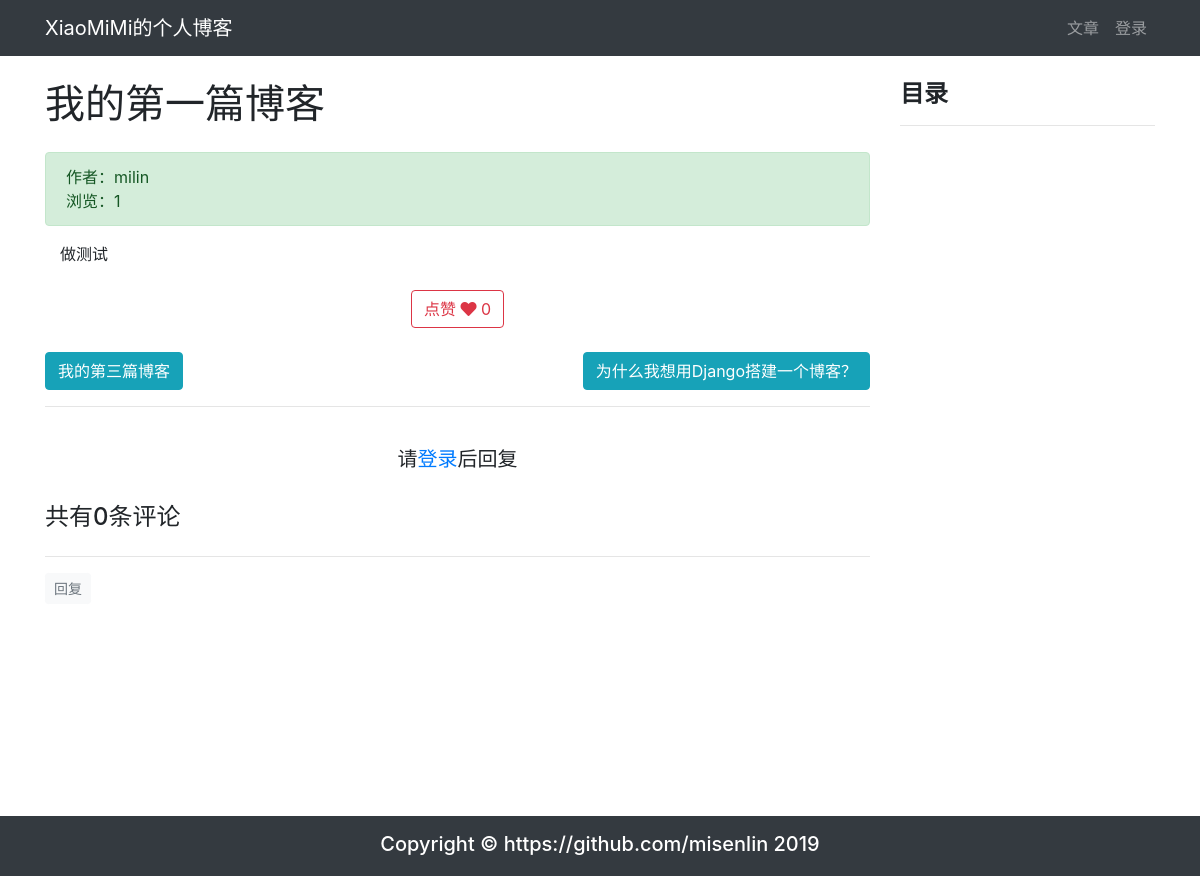
The app's page /article/article-detail/34/ with its own data.
### article/models.py (models this page shows, shortened)
class ArticlePost(models.Model):
    author = models.ForeignKey(User, on_delete=models.CASCADE)
    avatar = models.ImageField(upload_to='article/%Y%m%d/', blank=True)
    column = models.ForeignKey(
        ArticleColumn,
        null=True,
        blank=True,
        on_delete=models.CASCADE,
        related_name='article'
    )
    tags = TaggableManager(blank=True)
    title = models.CharField(max_length=100)
    body = models.TextField()
    total_views = models.PositiveIntegerField(default=0)
    likes = models.PositiveIntegerField(default=0)
    created = models.DateTimeField(default=timezone.now)
    updated = models.DateTimeField(auto_now=True)
    class Meta:
        ordering = ('-created',)
    def get_absolute_url(self):
        return reverse('article:article_detail', args=[self.id])
    def save(self, *args, **kwargs):
        article = super(ArticlePost, self).save(*args, **kwargs)
        return article

### article/views.py (the view)
# urls.py: path('article-detail/<int:id>/', views.article_detail, name='article_detail'),
def article_detail(request, id):
    article = get_object_or_404(ArticlePost, id=id)
    comments = Comment.objects.filter(article=id)
    article.total_views += 1
    article.save(update_fields=['total_views'])
    pre_article = ArticlePost.objects.filter(id__lt=article.id).order_by('-id')
    next_article = ArticlePost.objects.filter(id__gt=article.id).order_by('id')
    if pre_article.count() > 0:
        pre_article = pre_article[0]
    else:
        pre_article = None
    if next_article.count() > 0:
        next_article = next_article[0]
    else:
        next_article = None
    md = markdown.Markdown(
        extensions=[
            'markdown.extensions.extra',
            'markdown.extensions.codehilite',
            'markdown.extensions.toc',
        ]
    )
    article.body = md.convert(article.body)
    comment_form = CommentForm()
    context = {
        'article': article,
        'toc': md.toc,
        'comments': comments,
        'pre_article': pre_article,
        'next_article': next_article,
        'comment_form': comment_form,
    }
    return render(request, 'article/detail.html', context)

### templates/article/detail.html (shortened to what this page needs)
{% extends "base.html" %}
{% load staticfiles %}
{% block content %}
<link rel="stylesheet" href="{% static 'prism/prism.css' %}">
<div class="container">
    <div class="row">
        <div class="col-9">
            <h1 class="mt-4 mb-4">{{ article.title }}</h1>
            <div class="alert alert-success">
                <div>
                    作者：{{ article.author }}
                </div>
                <div>
                    浏览：{{ article.total_views }}
                </div>
            </div>
            <div class="col-12">
                <p>{{ article.body|safe }}</p>
            </div>
            <div style="text-align:center;" class="mt-4">
                <button class="btn btn-outline-danger"
                        type="button"
                        onclick="validate_is_like(
                                '{% url 'article:increase_likes' article.id %}',
                                {{ article.id }},
                                {{ article.likes }}
                            )"
                >
                    <span>点赞</span>
                    <span>
                        <i class="fas fa-heart"></i>
                    </span>
                    <span id="likes_number">
                        {{ article.likes }}
                    </span>
                </button>
            </div>
            <br>
            <div class="row justify-content-end">
                {% if next_article %}
                <div class="col-auto mr-auto">
                    <a  href="{{ next_article.get_absolute_url }}"
                        class="btn btn-info"
                        >
                        {{ next_article.title }}
                    </a>
                </div>
                {% endif %}
            {% if pre_article %}
                <div class="col-auto">
                    <a  href="{{ pre_article.get_absolute_url }}"
                    class="btn btn-info"
                    >
                        {{ pre_article.title }}
                    </a>
                </div>
            {% endif %}
            </div>
            <hr>
            {% if user.is_authenticated %}
                <div>
                    <form
                        action="{% url 'comment:post_comment' article.id %}"
                        method="POST"
                    >
                    {% csrf_token %}
                        <div class="form-group">
                            <label for="body">
                                <strong>
                                    我也要发言：
                                </strong>
                            </label>
                            <div>
                                {{ comment_form.media }}
                                {{ comment_form.body }}
                            </div>
                        </div>
                        <button type="submit" class="btn btn-primary ">发送</button>
                    </form>
                </div>
                <br>
            {% else %}
                <br>
                <h5 class="row justify-content-center">
                    请<a href="{% url 'userprofile:login' %}">登录</a>后回复
                </h5>
                <br>
            {% endif %}
            {% load mptt_tags %}
            <h4>共有{{ comments.count }}条评论</h4>
            <div class="row">
                {% recursetree comments %}
                    {% with comment=node %}
                        <div class="{% if comment.reply_to %}
                                    offset-1 col-11
                                    {% else %}
                                    col-12
                                    {% endif %}"
                            id="comment_elem_{{ comment.id }}"
                        >
                            <hr>
                            <div>
                                {% if user.is_authenticated %}
                                    <button type="button"
                                            class="btn btn-light btn-sm text-muted"
                                            onclick="load_modal({{ article.id }}, {{ comment.id }})"
                                    >
                                        回复
                                    </button>
                                {% else %}
                                    <a class="btn btn-light btn-sm text-muted"
                                        href="{% url 'userprofile:login' %}"
                                    >
                                        回复
                                    </a>
                                {% endif %}
                            </div>
                        </div>
                    {% endwith %}
                {% endrecursetree %}
            </div>
        </div>
        <div class="col-3 mt-4" id="sidebar" class="sidebar">
            <div class="sidebar__inner">
                <h4><strong>目录</strong></h4>
                <hr>
            </div>
        </div>
    </div>
</div>
{% endblock content %}

### templates/article/detail.html (style rules this page uses)
.sidebar__inner { transform: translate(0, 0); transform: translate3d(0, 0, 0); will-change: position, transform; }

### templates/base.html (style rules this page uses)
html, body { height: 100%; margin: 0; }

### records on screen
ArticlePost: title "我的第一篇博客", author "milin", total_views "1", body "做测试", likes "0"
ArticlePost: title "我的第三篇博客"
ArticlePost: title "为什么我想用Django搭建一个博客？"

### other values on screen
{{ comments.count }} "0"
